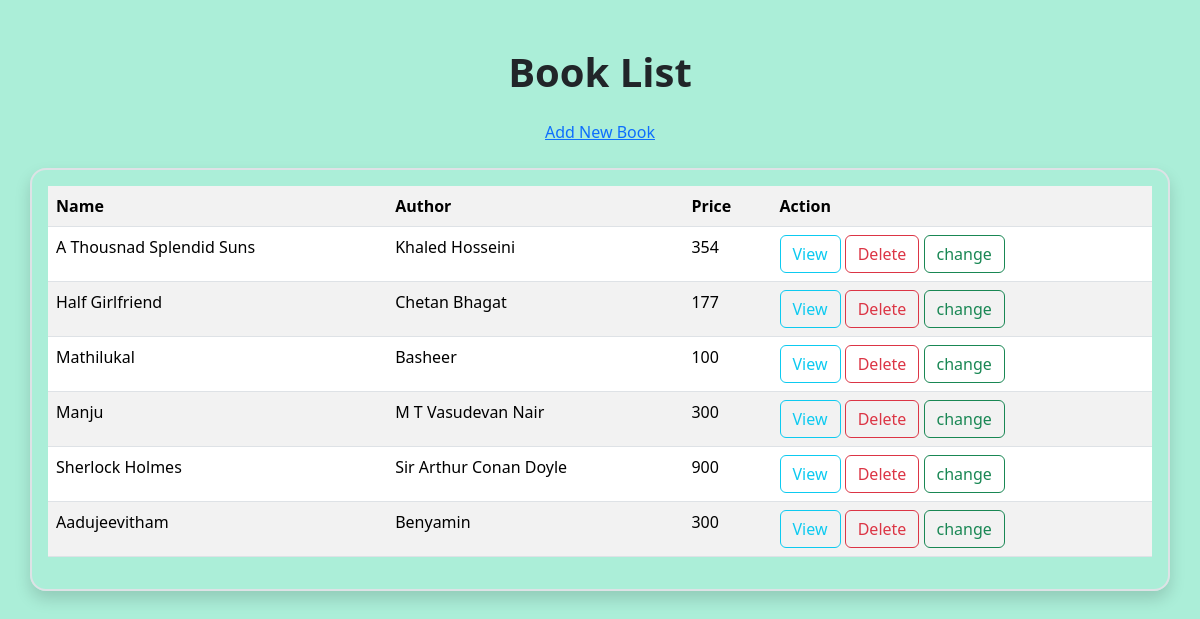
/books/all/, run on the app's committed database.
### myapp/models.py (models this page shows, shortened)
class Book(models.Model):
    name=models.CharField(max_length=200)
    author=models.CharField(max_length=200)
    language=models.CharField(max_length=200)
    price=models.PositiveIntegerField()
    genre=models.CharField(max_length=200)
    yearofpublication=models.PositiveIntegerField()

### myapp/views.py (the view)
# urls.py: path('books/all/',views.BookListView.as_view(),name="book-list"),
class BookListView(View):
    def get(self,request,*args,**kwargs):
        qs=Book.objects.all()
        return render (request,"book_list.html",{"data":qs})

### myapp/templates/book_list.html (shortened to what this page needs)
<!DOCTYPE html>
<html lang="en">
<head>
    <link href="https://cdn.jsdelivr.net/npm/bootstrap@5.3.2/dist/css/bootstrap.min.css" rel="stylesheet">
</head>
<body style="background-color: rgb(171, 238, 216);">
    <div class="container mt-5">
        <h1 class="text-center fw-bold mt-5">Book List</h1>
        <div class="row">
            <a href="{%url 'book-add' %} " class="text-center mt-3"> Add New Book</a>
        </div>
        <div class="row ">
            <div class="col-12 p-3 border border-2 shadow rounded-4 mt-4">
                <table class="table table-striped rounded-4">
                    <tr>
                        <th>Name</th>
                        <th>Author</th>
                        <th>Price</th>
                        <th>Action</th>
                    </tr>
                    {%for b in data%}
                    <tr>
                        <td>{{b.name}}</td>
                        <td>{{b.author}}</td>
                        <td>{{b.price}}</td>
                        <td>
                            <a href="{%url 'book-detail' b.id%}" class="btn btn-outline-info">View </a>
                            <a href="{%url 'book-delete' b.id%}" class="btn btn-outline-danger">Delete</a>
                            <a href="{%url 'book-edit' b.id%}" class="btn btn-outline-success">change</a>
                        </td>
                    </tr>
                    {%endfor%}
                </table>
            </div>
        </div>
    </div>
</body>
</html>

### data on the page
Book: name "A Thousnad Splendid Suns", author "Khaled Hosseini", price "354"
Book: name "Half Girlfriend", author "Chetan Bhagat", price "177"
Book: name "Mathilukal", author "Basheer", price "100"
Book: name "Manju", author "M T Vasudevan Nair", price "300"
Book: name "Sherlock Holmes", author "Sir Arthur Conan Doyle", price "900"
Book: name "Aadujeevitham", author "Benyamin", price "300"
